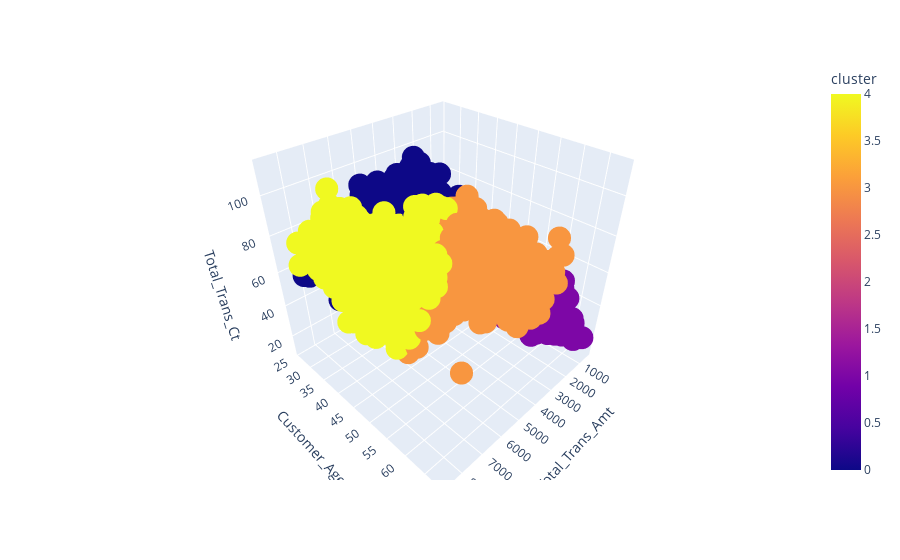

Write notebook code for a chart like this one.
### Code cell
fig = px.scatter_3d(data_noout, x = 'Total_Trans_Amt',
y = 'Customer_Age',
z = 'Total_Trans_Ct',
color = 'cluster')

fig.show()

### Figure 1 — Plotly figure (JSON) as saved in the notebook; plotly's stock layout.template omitted (floating-point values rounded to 4 significant figures; data arrays with more than 128 entries replaced by an {"elided": "..."} marker saying what was removed)
{"data": [{"hovertemplate": "Total_Trans_Amt=%{x}<br>Customer_Age=%{y}<br>Total_Trans_Ct=%{z}<br>cluster=%{marker.color}<extra></extra>", "legendgroup": "", "marker": {"color": {"elided": "9229 int values"}, "coloraxis": "coloraxis", "symbol": "circle"}, "mode": "markers", "name": "", "scene": "scene", "showlegend": false, "type": "scatter3d", "x": {"elided": "9229 int values"}, "y": {"elided": "9229 int values"}, "z": {"elided": "9229 int values"}}], "layout": {"coloraxis": {"colorbar": {"title": {"text": "cluster"}}, "colorscale": [[0, "#0d0887"], [0.1111, "#46039f"], [0.2222, "#7201a8"], [0.3333, "#9c179e"], [0.4444, "#bd3786"], [0.5556, "#d8576b"], [0.6667, "#ed7953"], [0.7778, "#fb9f3a"], [0.8889, "#fdca26"], [1, "#f0f921"]]}, "legend": {"tracegroupgap": 0}, "margin": {"t": 60}, "scene": {"domain": {"x": [0, 1], "y": [0, 1]}, "xaxis": {"title": {"text": "Total_Trans_Amt"}}, "yaxis": {"title": {"text": "Customer_Age"}}, "zaxis": {"title": {"text": "Total_Trans_Ct"}}}}}
